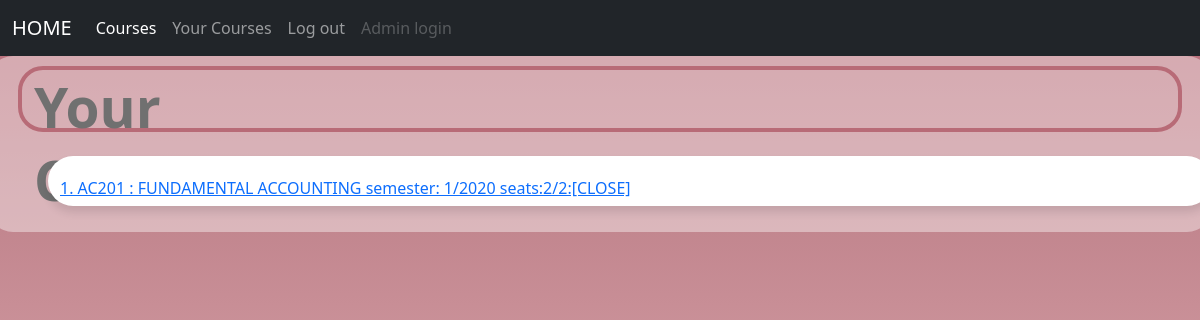
The app's page /users/studentcourse/ (signed in), older data.
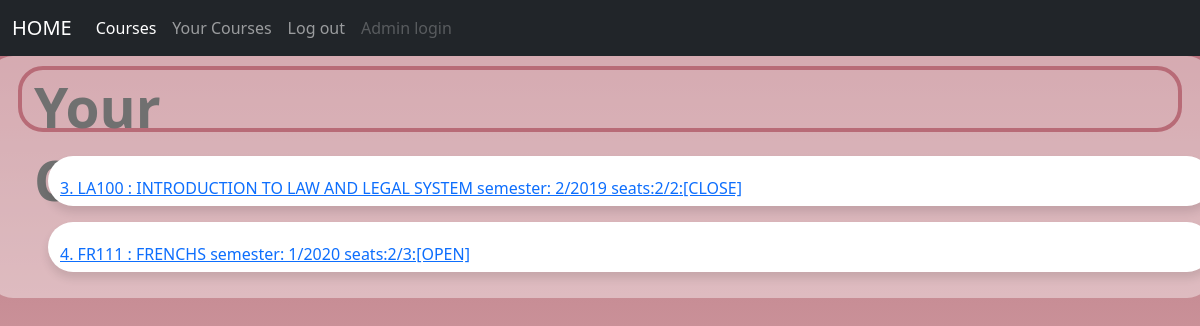
The same page, newer data.
### courses/models.py (models this page shows, shortened)
class Course (models.Model):
    code = models.CharField(max_length=5)
    name = models.CharField(max_length=60)
    semester = models.IntegerField()
    year = models.IntegerField()
    quota = models.PositiveIntegerField(default =2)
    student = models.ManyToManyField(User, blank=True,related_name = "userses")
    status = models.BooleanField(default=True)
    def __str__(self):
        if (self.quota == self.student.all().count() ) or (self.status == False):
            return f"{self.id}. {self.code} : {self.name} semester: {self.semester}/{self.year} seats:{self.student.all().count()}/{self.quota}:[CLOSE]"
        return f"{self.id}. {self.code} : {self.name} semester: {self.semester}/{self.year} seats:{self.student.all().count()}/{self.quota}:[OPEN]"

### users/views.py (the view)
# urls.py: path('studentcourse/',views.studentcourse,name="studentcourse"),
def studentcourse(request):
    if not request.user.is_authenticated:
        return HttpResponseRedirect(reverse("users:login"))
    stucourse = request.user.userses.all()
    return render(request, "users/studentcourse.html",{
        "coursest" : stucourse
    })

### users/templates/users/studentcourse.html (shortened to what this page needs)
{% extends 'users/layout.html' %}
{% block body %}
{% load static %}
<link rel="stylesheet" type="text/css" href="{% static 'studentcourse.css'%}">
<html>
   <head>
         <link href="https://cdn.jsdelivr.net/npm/bootstrap@5.1.1/dist/css/bootstrap.min.css" rel="stylesheet">
                {% load static %}
                <link rel="stylesheet" type="text/css" href="{% static 'index.css'%}">
        </head>
        <body>
            <nav class="navbar navbar-expand-lg navbar-dark bg-dark">
          <div class="container-fluid">
            <a class="navbar-brand" href="{% url 'users:index' %}">HOME</a>
            <div class="collapse navbar-collapse" id="navbarNavAltMarkup">
          <div class="navbar-nav">
        <a class="nav-link active" aria-current="page" href="{% url 'courses:index' %}">Courses</a>
        <a class="nav-link" href="{% url 'users:studentcourse'%}">Your Courses</a>
        <a class="nav-link" href="{% url 'users:logout'%}">Log out</a>
        <a class="nav-link disabled">Admin login</a>
      </div>
    </div>
  </div>
</nav>
 <div class = "row">
    <div class="junny">
          <h1>Your Course </h1>
    </div>
    <p5><br/ ></p5>
            {%for cou in coursest %}
                <p><a href = "{% url 'courses:course' cou.id %}">{{cou}}</a1></p>
            {%endfor%}
 </div>
 </body>
{% endblock %}

Row changes from the older to the newer data that the page shows:
no longer on this page (row unchanged): Course: quota+id+code "1. AC201 : FUNDAMENTAL ACCOUNTING semester: 1/2020 seats:2/2:[CLOSE]"
added Course: quota+id+code "3. LA100 : INTRODUCTION TO LAW AND LEGAL SYSTEM semester: 2/2019 seats:2/2:[CLOSE]"
added Course: quota+id+status "4. FR111 : FRENCHS semester: 1/2020 seats:2/3:[OPEN]"
